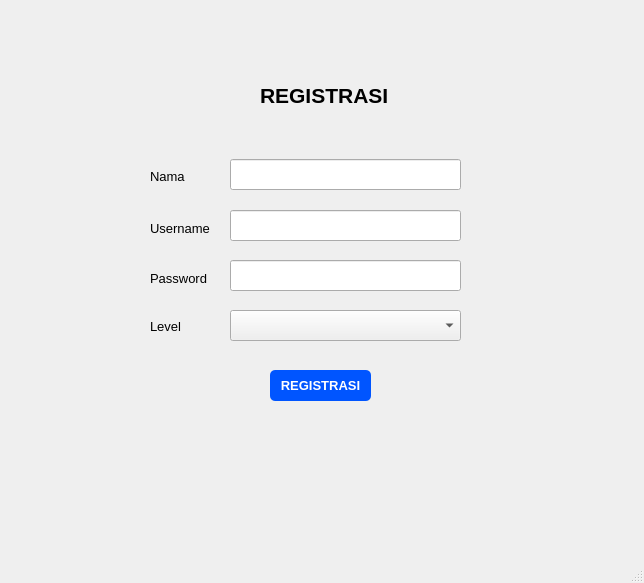
<?xml version="1.0" encoding="UTF-8"?>
<ui version="4.0">
 <class>MainWindow</class>
 <widget class="QMainWindow" name="MainWindow">
  <property name="geometry">
   <rect>
    <x>0</x>
    <y>0</y>
    <width>644</width>
    <height>583</height>
   </rect>
  </property>
  <property name="windowTitle">
   <string>MainWindow</string>
  </property>
  <widget class="QWidget" name="centralwidget">
   <widget class="QLabel" name="label">
    <property name="geometry">
     <rect>
      <x>260</x>
      <y>80</y>
      <width>141</width>
      <height>31</height>
     </rect>
    </property>
    <property name="font">
     <font>
      <pointsize>16</pointsize>
      <weight>75</weight>
      <bold>true</bold>
     </font>
    </property>
    <property name="text">
     <string>REGISTRASI</string>
    </property>
   </widget>
   <widget class="QLabel" name="label_2">
    <property name="geometry">
     <rect>
      <x>150</x>
      <y>170</y>
      <width>47</width>
      <height>13</height>
     </rect>
    </property>
    <property name="font">
     <font>
      <pointsize>10</pointsize>
     </font>
    </property>
    <property name="text">
     <string>Nama</string>
    </property>
   </widget>
   <widget class="QLabel" name="label_3">
    <property name="geometry">
     <rect>
      <x>150</x>
      <y>220</y>
      <width>71</width>
      <height>16</height>
     </rect>
    </property>
    <property name="font">
     <font>
      <pointsize>10</pointsize>
     </font>
    </property>
    <property name="text">
     <string>Username</string>
    </property>
   </widget>
   <widget class="QLabel" name="label_4">
    <property name="geometry">
     <rect>
      <x>150</x>
      <y>270</y>
      <width>61</width>
      <height>16</height>
     </rect>
    </property>
    <property name="font">
     <font>
      <pointsize>10</pointsize>
     </font>
    </property>
    <property name="text">
     <string>Password</string>
    </property>
   </widget>
   <widget class="QLabel" name="label_5">
    <property name="geometry">
     <rect>
      <x>150</x>
      <y>320</y>
      <width>47</width>
      <height>13</height>
     </rect>
    </property>
    <property name="font">
     <font>
      <pointsize>10</pointsize>
     </font>
    </property>
    <property name="text">
     <string>Level</string>
    </property>
   </widget>
   <widget class="QLineEdit" name="lineEdit">
    <property name="geometry">
     <rect>
      <x>230</x>
      <y>159</y>
      <width>231</width>
      <height>31</height>
     </rect>
    </property>
   </widget>
   <widget class="QComboBox" name="comboBox">
    <property name="geometry">
     <rect>
      <x>230</x>
      <y>310</y>
      <width>231</width>
      <height>31</height>
     </rect>
    </property>
   </widget>
   <widget class="QLineEdit" name="lineEdit_2">
    <property name="geometry">
     <rect>
      <x>230</x>
      <y>210</y>
      <width>231</width>
      <height>31</height>
     </rect>
    </property>
   </widget>
   <widget class="QLineEdit" name="lineEdit_3">
    <property name="geometry">
     <rect>
      <x>230</x>
      <y>260</y>
      <width>231</width>
      <height>31</height>
     </rect>
    </property>
   </widget>
   <widget class="QPushButton" name="pushButton">
    <property name="geometry">
     <rect>
      <x>270</x>
      <y>370</y>
      <width>101</width>
      <height>31</height>
     </rect>
    </property>
    <property name="font">
     <font>
      <pointsize>10</pointsize>
      <weight>75</weight>
      <bold>true</bold>
     </font>
    </property>
    <property name="styleSheet">
     <string notr="true">QPushButton {
    background-color: rgb(0, 85, 255);
    color: white;
    border-radius: 5px;   
    padding: 6px;           
}</string>
    </property>
    <property name="text">
     <string>REGISTRASI</string>
    </property>
   </widget>
  </widget>
  <widget class="QMenuBar" name="menubar">
   <property name="geometry">
    <rect>
     <x>0</x>
     <y>0</y>
     <width>644</width>
     <height>21</height>
    </rect>
   </property>
  </widget>
  <widget class="QStatusBar" name="statusbar"/>
 </widget>
 <resources/>
 <connections/>
</ui>
